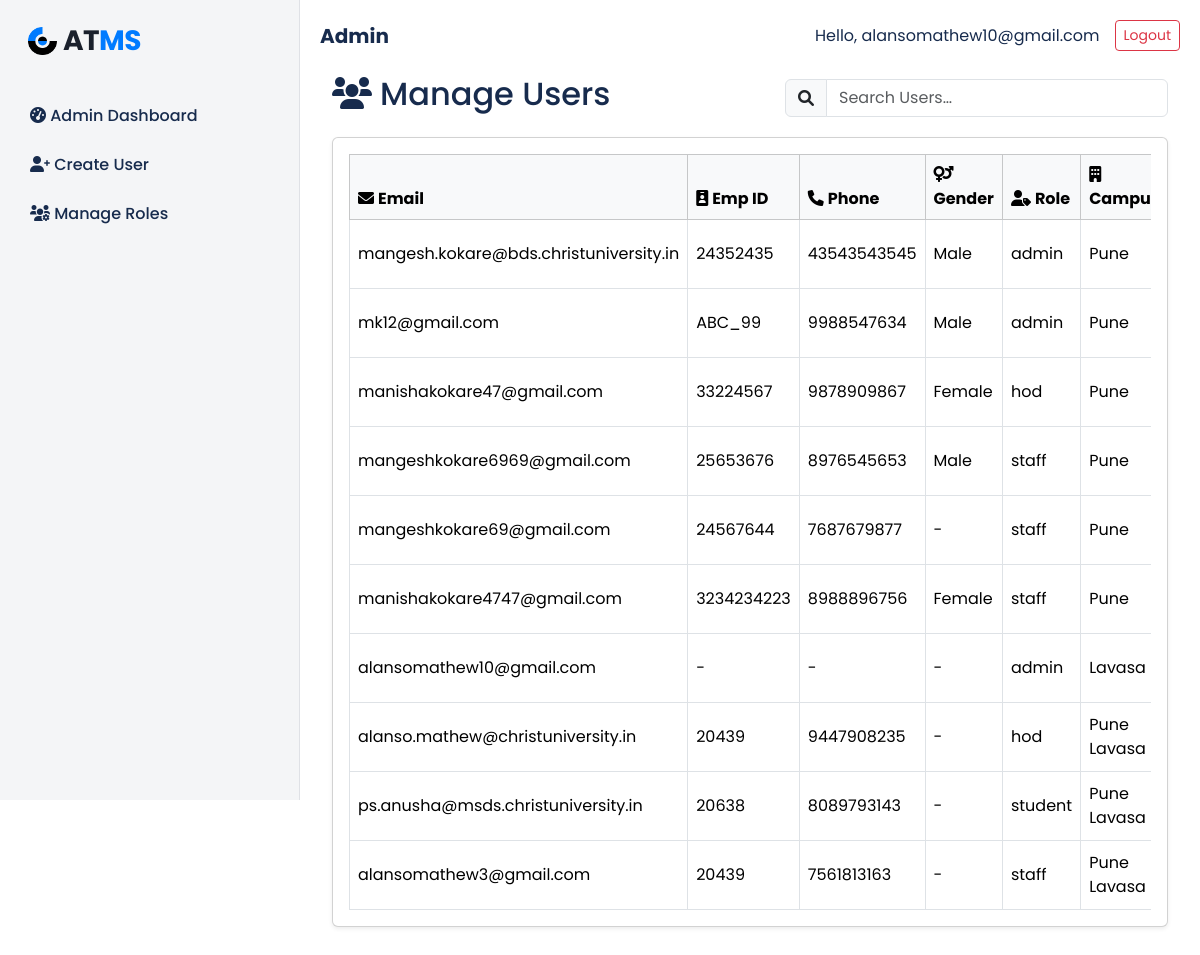
Screenshot of /accounts/manage_user/ (signed in) with the database file from the repository.
### accounts/models.py (models this page shows, shortened)
class CustomUser(AbstractUser):
    emp_id = models.CharField(max_length=20, blank=True, null=True)
    campus = models.ForeignKey('Campus', on_delete=models.SET_NULL, null=True, blank=True)
    school = models.ForeignKey('School', on_delete=models.SET_NULL, null=True, blank=True)
    department = models.ManyToManyField('Department', blank=True)
    phone_number = models.CharField(max_length=15, blank=True, null=True)
    gender = models.CharField(max_length=10, blank=True, null=True)
    phone_no = models.CharField(max_length=15, blank=True, null=True)
    role = models.CharField(
        max_length=10,
        choices=[('admin', 'Admin'), ('hod', 'HOD'), ('staff', 'Staff'), ('student', 'Student')],
        blank=True, null=True,
    )
    email = models.EmailField(unique=True)
    USERNAME_FIELD = 'email'  # login using email
    REQUIRED_FIELDS = ['username']        # must NOT include 'email'

class Campus(models.Model):
    name = models.CharField(max_length=255)

### accounts/views.py (the view)
# urls.py: path('manage_user/', views.manage_user, name='manage_user'),
def manage_user(request):
    users = CustomUser.objects.all()
    campuses = Campus.objects.all()
    schools = School.objects.all()
    departments = Department.objects.all()
    return render(request, 'accounts/manage_user.html', {
        'users': users,
        'campuses': campuses,
        'schools': schools,
        'departments': departments,
    })

### accounts/context_processors.py (called while the page is built)
def all_projects(request):
    projects = Project.objects.all()
    return {'projects': projects}

def global_teams_and_students(request):
    teams = Team.objects.all()
    students = User.objects.filter(role='staff')
    return {
        'teams': teams,
        'students': students
    }

### accounts/templates/accounts/manage_user.html (shortened to what this page needs)
{% extends 'admin_base.html' %}
{% load static %}
{% block content %}
<div class="container mt-4">
    <div class="d-flex justify-content-between align-items-center mb-3 flex-wrap">
        <h2 class="mb-2"><i class="fa fa-users me-2"></i>Manage Users</h2>
        <div class="input-group w-auto">
            <span class="input-group-text bg-light"><i class="fa fa-search"></i></span>
            <input id="userSearch" type="text" class="form-control" placeholder="Search Users…">
        </div>
    </div>
    {% if users %}
    <div class="card shadow-sm rounded">
        <div class="card-body p-3">
            <div class="table-responsive">
                <table class="table table-hover table-bordered align-middle mb-0">
                    <thead class="table-light">
                        <tr>
                            <th><i class="fa fa-envelope me-1"></i>Email</th>
                            <th><i class="fa fa-id-badge me-1"></i>Emp ID</th>
                            <th><i class="fa fa-phone me-1"></i>Phone</th>
                            <th><i class="fa fa-venus-mars me-1"></i>Gender</th>
                            <th><i class="fa fa-user-tag me-1"></i>Role</th>
                            <th><i class="fa fa-building me-1"></i>Campus</th>
                        </tr>
                    </thead>
                    <tbody id="userTable">
                        {% for user in users %}
                        <tr data-user-id="{{ user.id }}">
                            <form method="POST" action="{% url 'accounts:update_user_role' user.id %}" class="d-flex align-items-center gap-2">
                                <td>
                                    <span class="view-mode">{{ user.email }}</span>
                                </td>
                                <td>
                                    <span class="view-mode">{{ user.emp_id|default:"-" }}</span>
                                </td>
                                <td>
                                    <span class="view-mode">{{ user.phone_number|default:"-" }}</span>
                                </td>
                                <td>
                                    <span class="view-mode">{{ user.gender|default:"-" }}</span>
                                </td>
                                <td>
                                    <span class="view-mode">{{ user.role|default:"-" }}</span>
                                </td>
                                <td>
                                    <span class="view-mode">{{ user.campus.name|default:"-" }}</span>
                                </td>
                            </form>
                        </tr>
                        {% endfor %}
                    </tbody>
                </table>
            </div>
        </div>
    </div>
    {% else %}
        <p class="mt-3 text-muted">No users found.</p>
    {% endif %}
</div>
{% endblock %}

### templates/admin_base.html (shortened to what this page needs)
<!DOCTYPE html>
<html lang="en">
{% load static %}
<head>
  <link rel="stylesheet" href="https://cdn.jsdelivr.net/npm/bootstrap@5.3.2/dist/css/bootstrap.min.css">
  <link rel="stylesheet" href="https://cdnjs.cloudflare.com/ajax/libs/font-awesome/6.0.0-beta3/css/all.min.css">
</head>
<body>
<div class="main-container">
  <div class="sidebar">
    <div class="mb-4">
      <div class="sidebar-logo">
        <img src="{% static 'accounts/images/group-481747-1-19.png' %}" alt="Students Logo" class="logo-image">
        AT<span>MS</span>
      </div>
    </div>
    <div class="sidebar-menu">
    <a href="{% url 'accounts:admin_dashboard' %}" class="{% if request.resolver_match.url_name == 'admin_dashboard' %}active{% endif %}">
        <i class="fas fa-tachometer-alt"></i> Admin Dashboard
    </a>
      <a href="{% url 'accounts:create_user' %}" class="{% if request.resolver_match.url_name == 'create_user' %}active{% endif %}">
        <i class="fas fa-user-plus"></i> Create User
      </a>
      <a href="{% url 'accounts:manage_roles' %}" class="{% if request.resolver_match.url_name == 'manage_roles' %}active{% endif %}">
        <i class="fas fa-users-cog"></i> Manage Roles
      </a>
    </div>
  </div>
  <div class="main-content">
    <div class="top-navbar mb-4">
      <div class="d-flex align-items-center flex-wrap">
        <div class="brand">Admin </div>
      </div>
      <div class="user-info">
        <span>Hello, {{ request.user.email }}</span>
        <form action="{% url 'accounts:logout' %}" method="post">
          <button type="submit" class="btn btn-sm btn-outline-danger" id="logoutBtn">Logout</button>
        </form>
      </div>
    </div>
    {% block content %}{% endblock %}
  </div>
</div>
</body>
</html>

### templates/admin_base.html (style rules this page uses)
:root { --atms-blue: #007bff; --sidebar-bg: #f4f5f7; --main-bg: #ffffff; --primary-text: #172b4d; --secondary-text: #6b778c; --border-color: #dfe1e6; --card-shadow: 0 1px 0 rgba(9, 30, 66, 0.25); }
body { font-family: 'Poppins', sans-serif; background-color: var(--main-bg); color: var(--primary-text); }
.main-container { min-height: 100vh; display: flex; }
.sidebar { background-color: var(--sidebar-bg); width: 300px; padding: 20px; border-right: 1px solid var(--border-color); height: 100vh; position: fixed; top: 0; left: 0; overflow-y: auto; }
.sidebar-logo { font-size: 1.75rem; font-weight: 700; color: #1a202c; margin-bottom: 32px; padding: 0 8px; letter-spacing: -0.5px; display: flex; align-items: center; }
.logo-image { height: 1em; width: auto; vertical-align: middle; margin-right: 6px; }
.sidebar-logo span { color: var(--atms-blue); }
.sidebar-menu a { color: var(--primary-text); text-decoration: none; display: block; padding: 10px; border-radius: 5px; margin-bottom: 5px; font-weight: 500; }
.main-content { flex-grow: 1; padding: 20px; margin-left: 300px; min-width: 0; }
.top-navbar { display: flex; justify-content: space-between; align-items: center; margin-bottom: 20px; flex-wrap: wrap; }
.top-navbar .brand { font-weight: 700; font-size: 1.25rem; }
.top-navbar .user-info { display: flex; align-items: center; gap: 15px; }
.card { border-radius: 8px; box-shadow: var(--card-shadow); margin-bottom: 20px; }

### rows the page displays
CustomUser: user.email "alansomathew10@gmail.com", email "alansomathew10@gmail.com", emp_id "-", phone_number "-", gender "-", role "admin", campus.name "Lavasa"
CustomUser: email "mangesh.kokare@bds.christuniversity.in", emp_id "24352435", phone_number "43543543545", gender "Male", role "admin", campus.name "Pune"
CustomUser: email "mk12@gmail.com", emp_id "ABC_99", phone_number "9988547634", gender "Male", role "admin", campus.name "Pune"
CustomUser: email "manishakokare47@gmail.com", emp_id "33224567", phone_number "9878909867", gender "Female", role "hod", campus.name "Pune"
CustomUser: email "mangeshkokare6969@gmail.com", emp_id "25653676", phone_number "8976545653", gender "Male", role "staff", campus.name "Pune"
CustomUser: email "mangeshkokare69@gmail.com", emp_id "24567644", phone_number "7687679877", gender "-", role "staff", campus.name "Pune"
CustomUser: email "manishakokare4747@gmail.com", emp_id "3234234223", phone_number "8988896756", gender "Female", role "staff", campus.name "Pune"
CustomUser: email "alanso.mathew@christuniversity.in", emp_id "20439", phone_number "9447908235", gender "-", role "hod", campus.name "Pune Lavasa"
CustomUser: email "ps.anusha@msds.christuniversity.in", emp_id "20638", phone_number "8089793143", gender "-", role "student", campus.name "Pune Lavasa"
CustomUser: email "alansomathew3@gmail.com", emp_id "20439", phone_number "7561813163", gender "-", role "staff", campus.name "Pune Lavasa"
